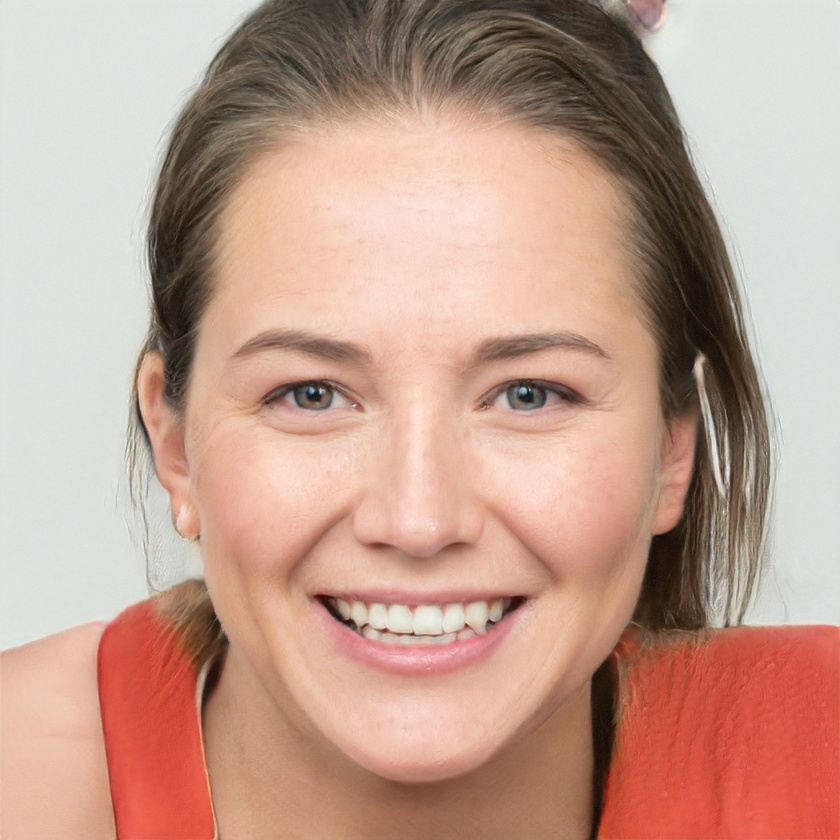
#> input picture 13주/000002.jpg, 840 x 840 px, shrunk from 1024 x 1024 before the run
$ python 'KOCW_13주_2.py'
#> lines starting #> are read from the running program, lines starting #| are printed output that depends on the picture; after the words box and inside, x2 and y2 are one past the last pixel; in counts of white or black regions, pixels touching at a corner belong together
# -*- coding: utf-8 -*-
"""
Created on Sun Jul 26 23:56:37 2020

@author: user
"""

import cv2

# Haar Cascade 로 생성된 분류기 파일 읽기
face_cascade = cv2.CascadeClassifier('haarcascade_frontalface_default.xml')
eye_cascade = cv2.CascadeClassifier('haarcascade_eye.xml')

# 분석에 사용할 이미지를 gray scale 로 읽기
img = cv2.imread('000002.jpg')
#> img is the input picture: shape (840, 840, 3); mean B, G, R 142.6, 158.3, 193.4
gray = cv2.cvtColor(img, cv2.COLOR_BGR2GRAY)
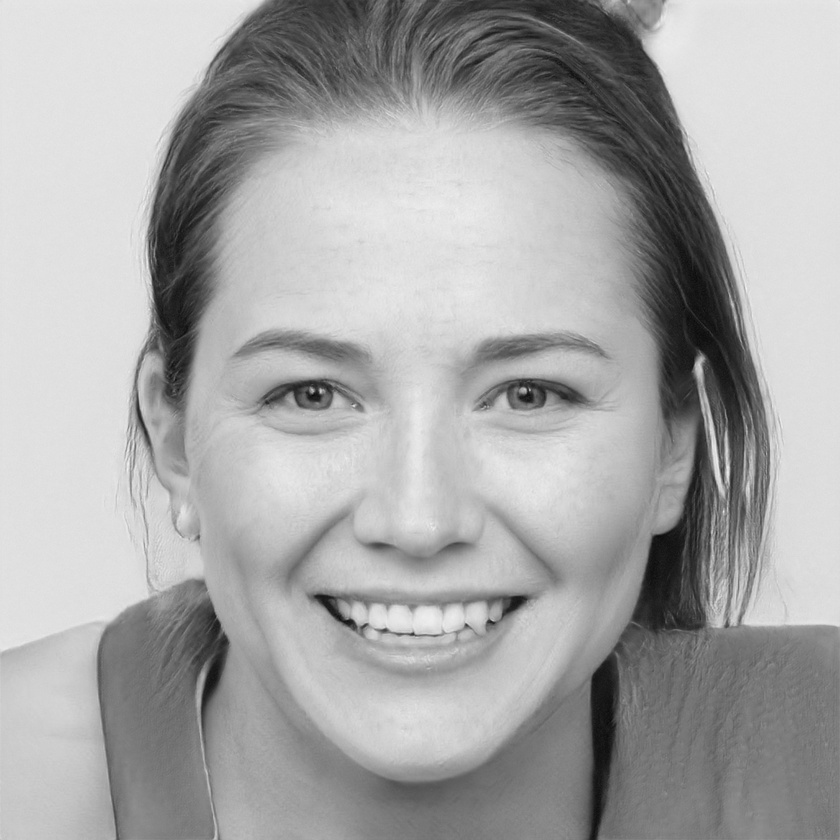
#> gray: shape (840, 840); min 8, max 242, mean 167
# gray2 = cv2.equalizeHist(gray)

# 이미지에서 얼굴부분 인식
faces = face_cascade.detectMultiScale(gray, 1.3, 5)
#> faces = [[119, 153, 602, 602]]

for (x,y,w,h) in faces:

    # 얼굴의 위치를 사각형(or 원형)으로 표시
    cv2.rectangle(img,(x,y),(x+w,y+h),(255,0,0),2)
    # cv2.circle(img,(x+int(w*0.5),y+int(h*0.5)),int(0.5*h),(255,0,0),2) # circle(image, center, radius, color, thickness)

    # 얼굴 인식 영역 내부에서만 눈 인식함
    roi_gray = gray[y:y+h, x:x+w]
    roi_color = img[y:y+h, x:x+w]
    eyes = eye_cascade.detectMultiScale(roi_gray, 1.3, 5)

    # 눈이 검출된 회수만큼 눈 좌표 읽기
    for (ex,ey,ew,eh) in eyes:
        # 원본 이미지에 눈의 위치 표시
        # cv2.rectangle(roi_color,(ex,ey),(ex+ew,ey+eh),(0,255,0),2)
        cv2.circle(roi_color,(ex+int(ew*0.5),ey+int(eh*0.5)),int(0.5*eh),(255,0,0),2) # circle(imae, center, radius, color, thickness)

        eye_gray = gray[y+ey:y+ey+eh, x+ex:x+ex+ew]
        eye_color = img[y+ey:y+ey+eh, x+ex:x+ex+ew]
        _, threshold = cv2.threshold(eye_gray, 30, 255, cv2.THRESH_BINARY) #gray 이미지에서 밝기가 30 이하인 부분만 추출한 것(동공이라고 보면된다.)
        cv2.imshow('img_gray',eye_gray)
        cv2.imshow('img_color',eye_color)
        cv2.imshow('img_threshold',threshold)
        cv2.waitKey(0)
        cv2.destroyAllWindows()

        contours, _ = cv2.findContours(threshold, cv2.RETR_LIST, cv2.CHAIN_APPROX_SIMPLE)

        for contour in contours:
            ratio_area = cv2.contourArea(contour)/eh/ew
            # print(ratio_area)
            if ratio_area > 0.003 and ratio_area < 0.009:
                # print(ratio_area)
                # contour = cv2.convexHull(contour)
                xc, yc, wc, hc = cv2.boundingRect(contour)
                # cv2.rectangle(img,(x+ex+xc, y+ey+yc),(x+ex+xc+, y+ey+yc+hc), (0,255,0),2 )
                cv2.circle(eye_color,(xc+int(wc*0.5),yc+int(hc*0.5)),int(0.5*wc),(0,255,0),2)
#> this loop made 1 pass
#> (x, y, w, h, eyes) on pass 1: (119, 153, 602, 602, [[138, 195, 97, 97], [345, 191, 108, 108]])
#> pass 1, `cv2.imshow('img_color',eye_color)`:
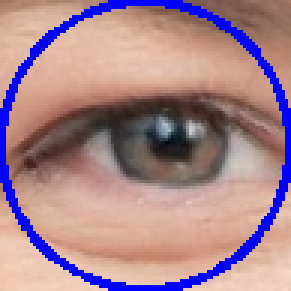
#> window 'img_color': shape (97, 97, 3) (shown 3 times larger); mean B, G, R 142.7, 132.5, 167.1
#> after the loop:
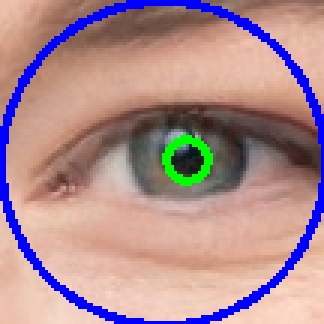
#> eye_color: shape (108, 108, 3) (shown 3 times larger); mean B, G, R 143.7, 140.5, 173.4
#> after the loop:
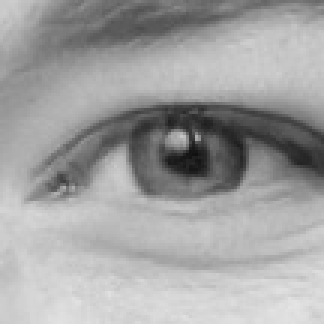
#> eye_gray: shape (108, 108) (shown 3 times larger); min 16, max 228, mean 161.1
#> after the loop:
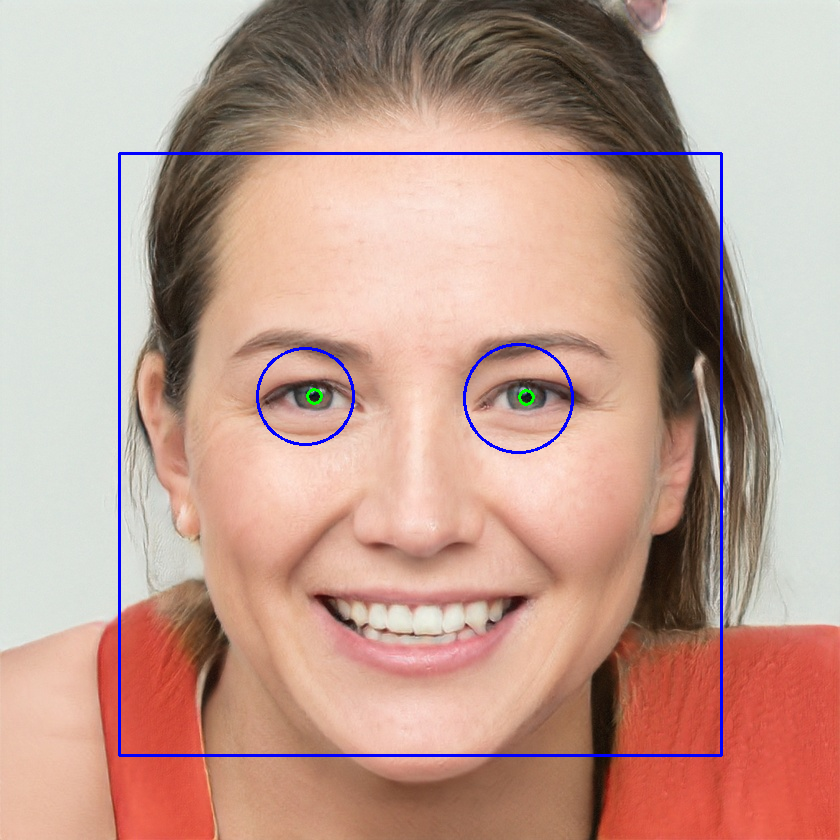
#> img: shape (840, 840, 3); 1.34% of pixels changed, all inside (x1, y1, x2, y2) = (118, 152, 723, 757)
#> after the loop:
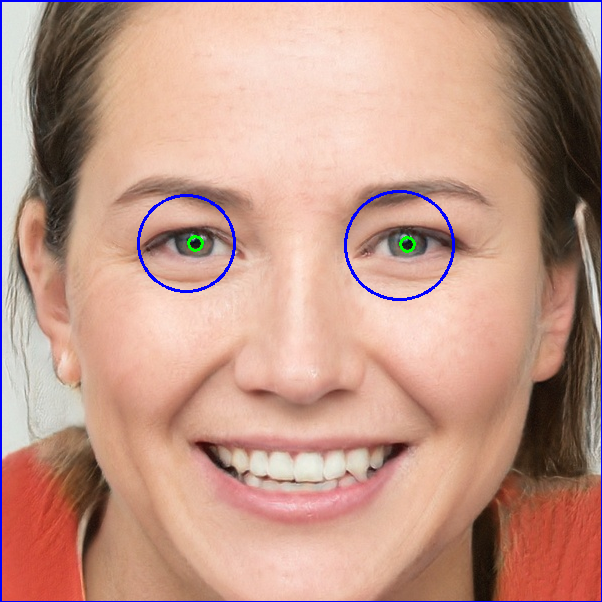
#> roi_color: shape (602, 602, 3); mean B, G, R 135.9, 150.7, 192.9
#> after the loop:
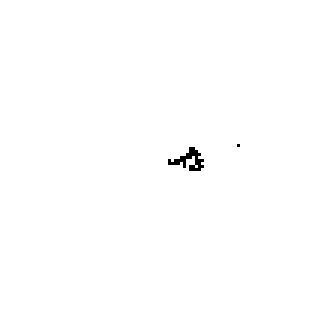
#> threshold: shape (108, 108) (shown 3 times larger); 99.7% white; black in thin lines or dots, all inside (x1, y1, x2, y2) = (56, 48, 80, 57)
                # cv2.imshow('img',img)
                # cv2.waitKey(0)
                # cv2.destroyAllWindows()

# 얼굴 및 눈 인식 결과를 이미지에 표
cv2.imshow('img',img)
cv2.waitKey(0)
cv2.destroyAllWindows()

$ run again, with 13주/000004.jpg copied over 13주/000002.jpg
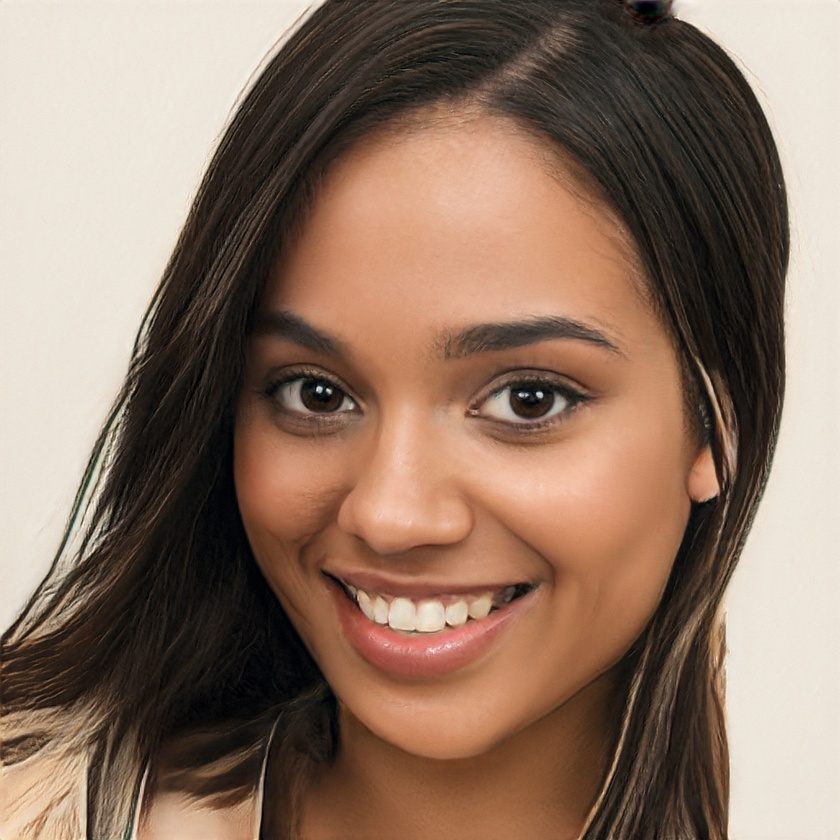
#> input picture 13주/000004.jpg, 840 x 840 px, shrunk from 1024 x 1024 before the run
#> img is the input picture: shape (840, 840, 3); mean B, G, R 100.1, 116.6, 141.5
#> faces = [[153, 173, 556, 556]]
#> the loop `for (x,y,w,h) in faces:` made 1 pass
#> (x, y, w, h, eyes) on pass 1: (153, 173, 556, 556, [[100, 163, 116, 116], [300, 155, 142, 142]])
#> after the loop `for (x,y,w,h) in faces:`:
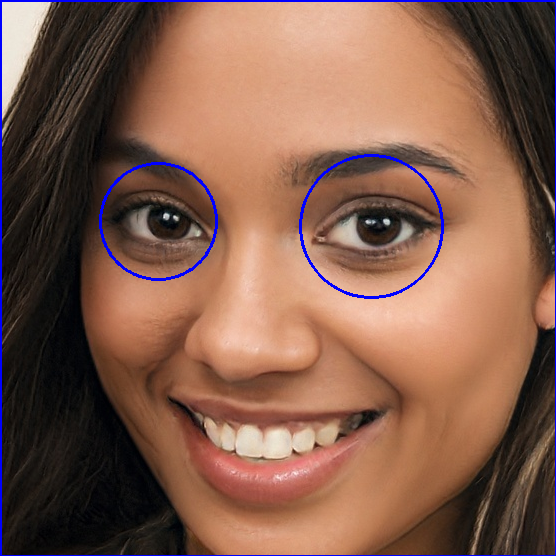
#> roi_color: shape (556, 556, 3); mean B, G, R 76.9, 92.6, 130.2
#> after the loop `for (x,y,w,h) in faces:`:
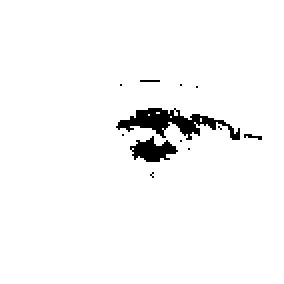
#> threshold: shape (142, 142) (shown 2 times larger); 96.9% white; 12 black regions (10 under 20 px), largest, box (x1, y1, x2, y2) and area: (58, 54, 120, 70) 410, (65, 68, 89, 81) 176
